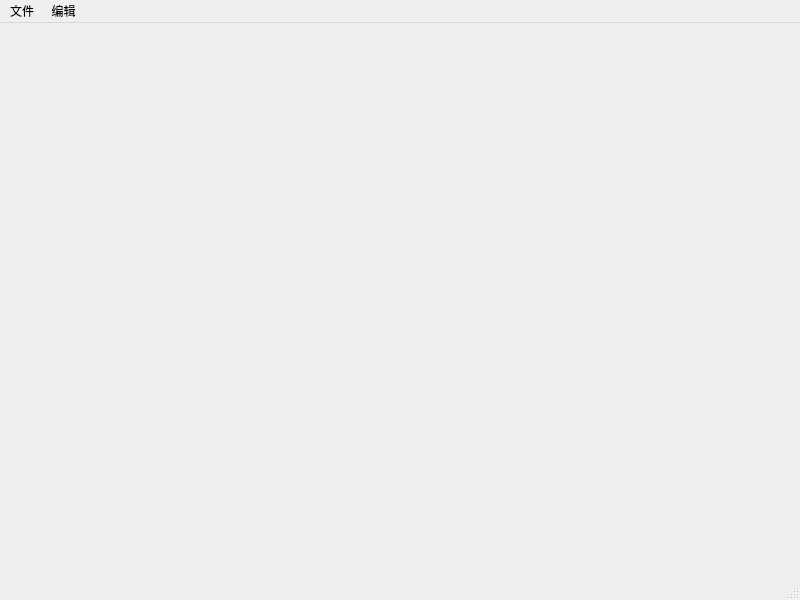
<?xml version="1.0" encoding="UTF-8"?>
<ui version="4.0">
 <class>MainWindow</class>
 <widget class="QMainWindow" name="MainWindow">
  <property name="geometry">
   <rect>
    <x>0</x>
    <y>0</y>
    <width>800</width>
    <height>600</height>
   </rect>
  </property>
  <property name="windowTitle">
   <string>MainWindow</string>
  </property>
  <widget class="QWidget" name="centralwidget"/>
  <widget class="QMenuBar" name="menubar">
   <property name="geometry">
    <rect>
     <x>0</x>
     <y>0</y>
     <width>800</width>
     <height>21</height>
    </rect>
   </property>
   <widget class="QMenu" name="menu">
    <property name="title">
     <string>文件</string>
    </property>
    <addaction name="actionnew"/>
    <addaction name="actionopen"/>
   </widget>
   <widget class="QMenu" name="menu_2">
    <property name="title">
     <string> 编辑</string>
    </property>
   </widget>
   <addaction name="menu"/>
   <addaction name="menu_2"/>
  </widget>
  <widget class="QStatusBar" name="statusbar"/>
  <action name="actionnew">
   <property name="text">
    <string>新建</string>
   </property>
  </action>
  <action name="actionopen">
   <property name="text">
    <string>打开</string>
   </property>
  </action>
 </widget>
 <resources/>
 <connections/>
</ui>
